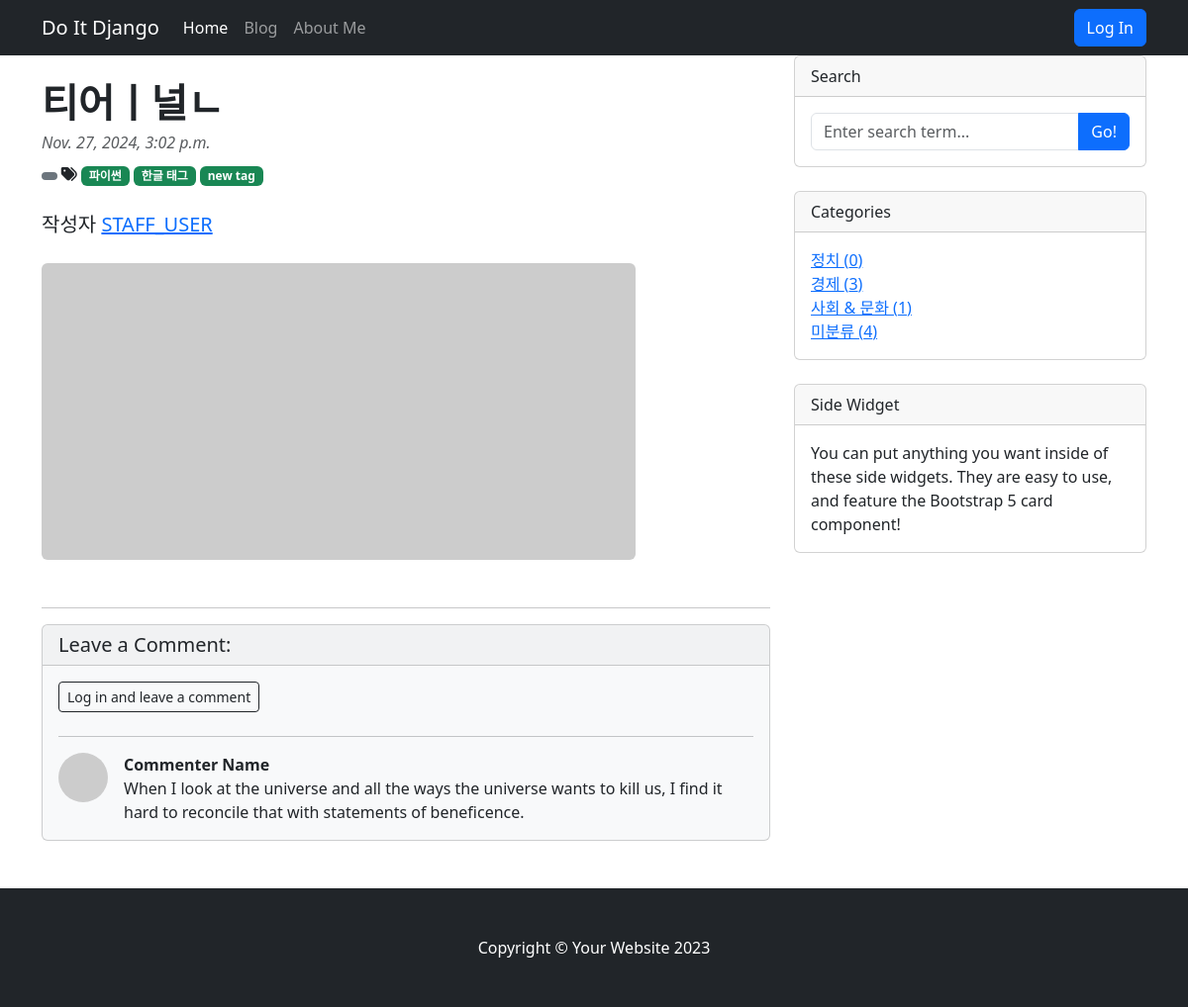
The page /blog/7 on the database its author committed.
### blog/models.py (models this page shows, shortened)
class Post(models.Model):
    title = models.CharField(max_length=30)
    hook_text = models.CharField(max_length=100, blank=True)
    content = MarkdownxField()
    head_image = models.ImageField(upload_to='blog/images/%Y/%m/%d/', blank=True)
    file_upload = models.FileField(upload_to='blog/files/%Y/%m/%d/', blank=True)
    created_at = models.DateTimeField(auto_now_add=True)
    updated_at = models.DateTimeField(auto_now=True)
    author = models.ForeignKey(User, null=True, on_delete=models.SET_NULL)
    category = models.ForeignKey(Category, blank=True, null=True, on_delete=models.SET_NULL)
    tags = models.ManyToManyField(Tag, blank=True)
    def get_content_markdown(self):
        return markdown(self.content)

class Tag(models.Model):
    name = models.CharField(max_length=20, unique=True)
    slug = models.SlugField(max_length=100, unique=True, allow_unicode=True)
    def __str__(self):
        return self.name
    def get_absolute_url(self):
        return f'/blog/tag/{self.slug}'

class Category(models.Model):
    name = models.CharField(max_length=20, unique=True)
    slug = models.SlugField(max_length=100, unique=True, allow_unicode=True)
    def __str__(self):
        return self.name
    def get_absolute_url(self):
        return f'/blog/category/{self.slug}'
    class Meta:
        verbose_name_plural = 'Categories'

### blog/views.py (the view)
# urls.py: path("<int:pk>", views.PostDetail.as_view()),                        # 127.0.0.1/blog/1
class PostDetail(DetailView):
    model = Post
    def get_context_data(self, **kwargs):
        context = super().get_context_data(**kwargs)
        context['categories'] = Category.objects.all()
        context['no_category_post_count'] = Post.objects.filter(category=None).count()
        context['comment_form'] = CommentForm
        return context

### blog/templates/blog/post_detail.html (shortened to what this page needs)
{% extends 'blog/base.html' %}
{% load crispy_forms_tags %}
{% block main_area %}
<div id="post-area">
    <article>
        <header class="mb-4">
            <h1 class="fw-bolder mb-1 mt-4">{{ post.title }}</h1>
            <div class="text-muted fst-italic mb-2">{{ post.created_at }}</div>
            <a class="badge bg-secondary text-decoration-none link-light" href="#!"> {{ post.category.name }} </a>
            {% if post.tags.exists %}
                <i class="fas fa-tags"></i>
                {% for tag in post.tags.iterator %}
                    <a href="{{ tag.get_absolute_url }}"><span class="badge text-bg-success">{{ tag }}</span></a>
                {% endfor %}
                <br/>
                <br/>
            {% endif %}
            <div class="d-flex">
                <span class="lead">
                    작성자 <a href="#">{{ post.author | upper }}</a>
                </span>
            </div>
        </header>
        {% if post.head_image %}
            <figure class="mb-4"><img class="img-fluid rounded" src="{{ post.head_image.url }}" alt="..." /></figure>
        {% else %}
            <figure class="mb-4"><img class="img-fluid rounded" src="https://picsum.photos/seed/{{post.id}}/600/300" alt="..." /></figure>
        {% endif %}
    </article>
</div>
<hr>
<div id="comment-area">
    <section class="mb-5">
        <div class="card bg-light">
            <h5 class="card-header">Leave a Comment:</h5>
            <div class="card-body">
                {% if user.is_authenticated %}
                <form id="comment-form" method="POST" action="{{ post.get_absolute_url }}/new_comment" class="mb-4">
                    {% csrf_token %}
                    <div class="form-group">
                            {{ comment_form | crispy }}
                    </div>
                    <button type="submit" class="btn btn-primary">Submit</button>
                </form>
                {% else %}
                <form class="mb-4">
                    <a role="button" type="submit" class="btn btn-outline-dark btn-block btn-sm" href="#" data-bs-toggle="modal" data-bs-target="#exampleModal">Log in and leave a comment</a>
                </form>
                {% endif %}
                <hr/>
                <div class="d-flex">
                    <div class="flex-shrink-0"><img class="rounded-circle" src="https://dummyimage.com/50x50/ced4da/6c757d.jpg" alt="..." /></div>
                    <div class="ms-3">
                        <div class="fw-bold">Commenter Name</div>
                        When I look at the universe and all the ways the universe wants to kill us, I find it hard to reconcile that with statements of beneficence.
                    </div>
                </div>
            </div>
        </div>
    </section>
</div>
{% endblock %}

### blog/templates/blog/base.html (shortened to what this page needs)
<!DOCTYPE html>
{% load static %}
<html lang="ko">
    <head>
        <link rel="stylesheet" href="{% static 'blog/bootstrap/bootstrap.min.css' %}" media="screen">
    </head>
    <body>
        {% include 'blog/navbar.html' %}
        <div class="container">
            <div class="row">
                <div class="col-lg-8" id="main-area">
                    {% block main_area %}
                    {% endblock %}
                </div>
                <div class="col-lg-4">
                    <div class="card mb-4">
                        <div class="card-header">Search</div>
                        <div class="card-body">
                            <div class="input-group">
                                <input class="form-control" type="text" placeholder="Enter search term..." aria-label="Enter search term..." aria-describedby="button-search" id="search-input" />
                                <button class="btn btn-primary" id="button-search" type="button" onclick="searchPost()">Go!</button>
                            </div>
                        </div>
                    </div>
                    <div class="card mb-4" id="categories-card">
                        <div class="card-header">Categories</div>
                        <div class="card-body">
                            <div class="row">
                                <ul class="list-unstyled mb-0">
                                    {% for category in categories %}
                                    <li>
                                        <a href="{{ category.get_absolute_url }}">{{ category }} ({{category.post_set.count}})</a>
                                    </li>
                                    {% endfor %}
                                    <li>
                                        <a href="/blog/category/no_category">미분류 ({{ no_category_post_count }})</a>
                                    </li>
                                </ul>
                            </div>
                        </div>
                    </div>
                    <div class="card mb-4">
                        <div class="card-header">Side Widget</div>
                        <div class="card-body">You can put anything you want inside of these side widgets. They are easy to use, and feature the Bootstrap 5 card component!</div>
                    </div>
                </div>
            </div>
        </div>
        {% include 'blog/footer.html' %}
        <link href="https://cdn.jsdelivr.net/npm/bootstrap@5.3.3/dist/css/bootstrap.min.css" rel="stylesheet">
    </body>
</html>

### rows shown on the page
Post: title "티어ㅣ널ㄴ", created_at "Nov. 27, 2024, 3:02 p.m.", author "STAFF_USER"
Tag: name "파이썬"
Tag: name "한글 태그"
Tag: name "new tag"
Category: name "정치", post_set.count "0"
Category: name "경제", post_set.count "3"
Category: name "사회 & 문화", post_set.count "1"

### other values the page prints
{{ no_category_post_count }} "4"
